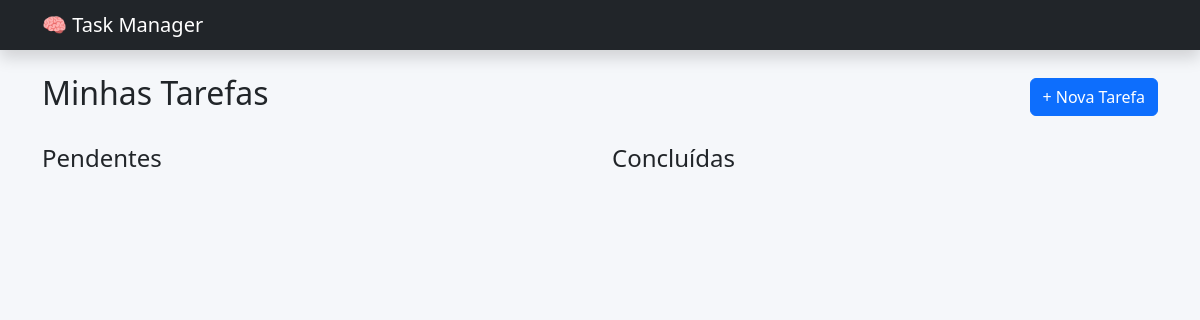
Before: / with the older database file.
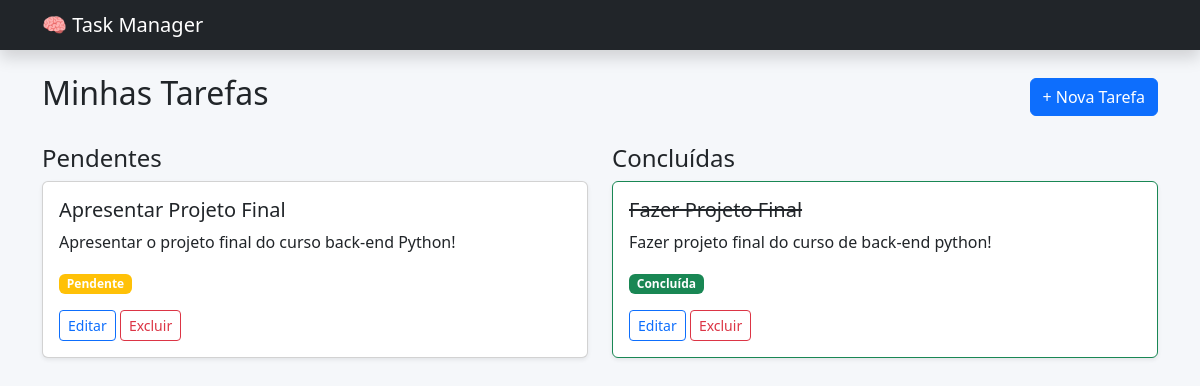
After: the same page with the newer database file.
### tarefas/models.py (models this page shows, shortened)
class Tarefa(models.Model):
    titulo = models.CharField(max_length=200)
    descricao = models.TextField()
    concluida = models.BooleanField(default=False)
    usuario = models.ForeignKey(Usuario, on_delete=models.CASCADE)

### tarefas/views.py (the view)
# urls.py: path('', views.lista_tarefas, name='lista'),
def lista_tarefas(request):
    tarefas = Tarefa.objects.all()
    return render(request, 'tarefas/lista.html', {'tarefas': tarefas})

### tarefas/templates/tarefas/lista.html
{% extends 'tarefas/base.html' %}
{% block content %}
<div class="d-flex justify-content-between align-items-center mb-4">
    <h2>Minhas Tarefas</h2>
    <a href="/criar/" class="btn btn-primary">+ Nova Tarefa</a>
</div>
<div class="row">
<div class="col-md-6">
    <h4>Pendentes</h4>
    {% for tarefa in tarefas %}
        {% if not tarefa.concluida %}
        <div class="card mb-3 shadow-sm">
            <div class="card-body">
                <h5 class="card-title">{{ tarefa.titulo }}</h5>
                <p class="card-text">{{ tarefa.descricao }}</p>
                <span class="badge bg-warning">Pendente</span>
                <div class="mt-3">
                    <a href="/editar/{{ tarefa.id }}" class="btn btn-sm btn-outline-primary">Editar</a>
                    <a href="/excluir/{{ tarefa.id }}" class="btn btn-sm btn-outline-danger">Excluir</a>
                </div>
            </div>
        </div>
        {% endif %}
    {% endfor %}
</div>
<div class="col-md-6">
    <h4>Concluídas</h4>
    {% for tarefa in tarefas %}
        {% if tarefa.concluida %}
        <div class="card mb-3 shadow-sm border-success">
            <div class="card-body">
                <h5 class="card-title text-decoration-line-through">
                    {{ tarefa.titulo }}
                </h5>
                <p class="card-text">{{ tarefa.descricao }}</p>
                <span class="badge bg-success">Concluída</span>
                <div class="mt-3">
                    <a href="/editar/{{ tarefa.id }}" class="btn btn-sm btn-outline-primary">Editar</a>
                    <a href="/excluir/{{ tarefa.id }}" class="btn btn-sm btn-outline-danger">Excluir</a>
                </div>
            </div>
        </div>
        {% endif %}
    {% endfor %}
</div>
</div>
{% endblock %}

### tarefas/templates/tarefas/base.html (shortened to what this page needs)
<!DOCTYPE html>
<html>
<head>
    <link href="https://cdn.jsdelivr.net/npm/bootstrap@5.3.2/dist/css/bootstrap.min.css" rel="stylesheet">
</head>
<body style="background-color: #f5f7fa;">
<nav class="navbar navbar-dark bg-dark shadow">
    <div class="container">
        <span class="navbar-brand mb-0 h1">🧠 Task Manager</span>
    </div>
</nav>
<div class="container mt-4">
    {% block content %}
    {% endblock %}
</div>
</body>
</html>

Changed rows visible on the page:
added Tarefa: titulo "Apresentar Projeto Final", descricao "Apresentar o projeto final do curso back-end Python!", shown under "Pendentes"
added Tarefa: titulo "Fazer Projeto Final", descricao "Fazer projeto final do curso de back-end python!", shown under "Concluídas"
